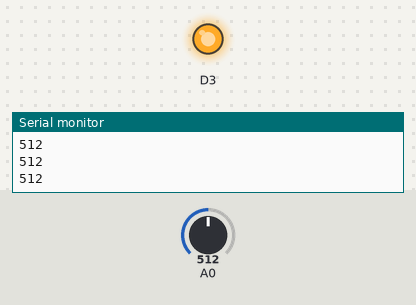
Bench run of a sketch on a simulated ESP8266 (NodeMCU). Shown: output pins drawn as LEDs (lit = HIGH), the last lines printed to the serial monitor. The inputs (shaded band) are chosen by the test bench; at power-on: A0 = 512.

Above: at 1.3 s.
1.4 s: A0 set to 492
At 2.6 s:
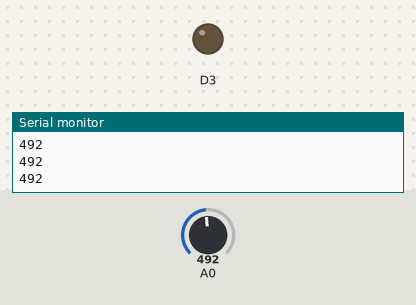
3.0 s: A0 set to 510
At 3.8 s:
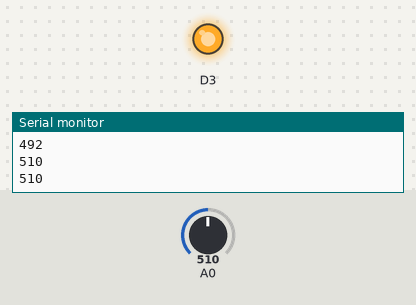
4.5 s: A0 set to 490
At 5.0 s:
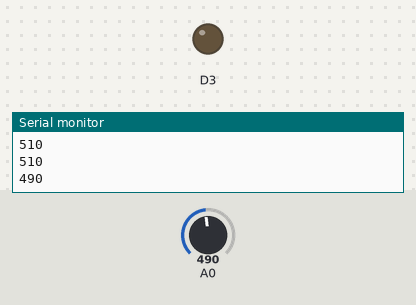
Timing chart, 0 to 7.5 s (numbered marks = the images above; inputs shaded):
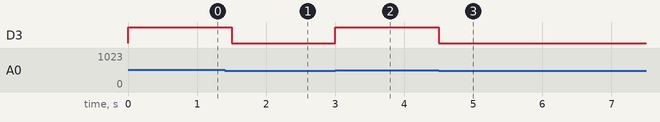

The sketch:

POT_Time.ino
```cpp
void setup() {
  Serial.begin(9600);
  pinMode(A0,INPUT);
  pinMode(D3,OUTPUT);
}

void loop() {
  int y=analogRead(A0);
  Serial.println(y);
  if(y>500){
    digitalWrite(D3,HIGH);
  }
  else{
    digitalWrite(D3,LOW);
  }
  delay(500);
}
```

Measured:
- the behaviour switches between 501 and 500 on A0 (found by bisection; images 0 and 1)
- after the input at 1.4 s, D3: HIGH → LOW after 0.10 s
- after the input at 3.0 s, D3: LOW → HIGH at once
- after the input at 4.5 s, D3: HIGH → LOW at once
